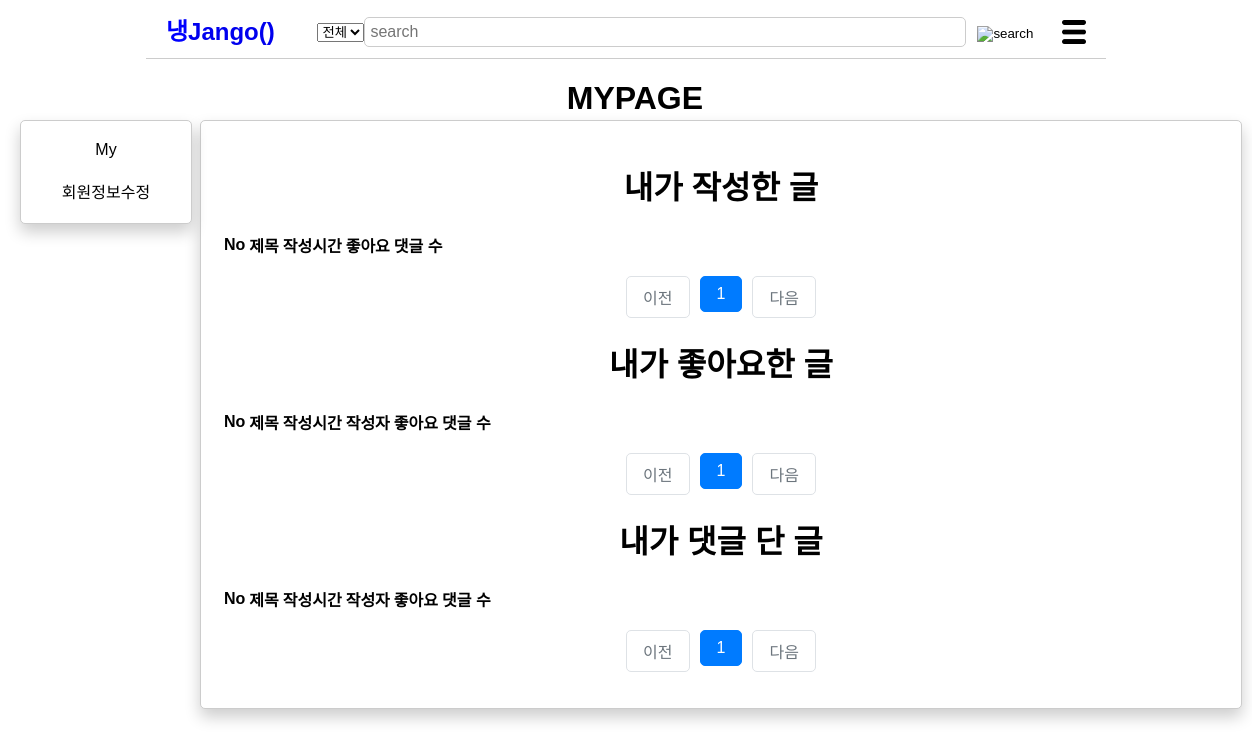
Before: /mypage/5/ (signed in) with the older database file.
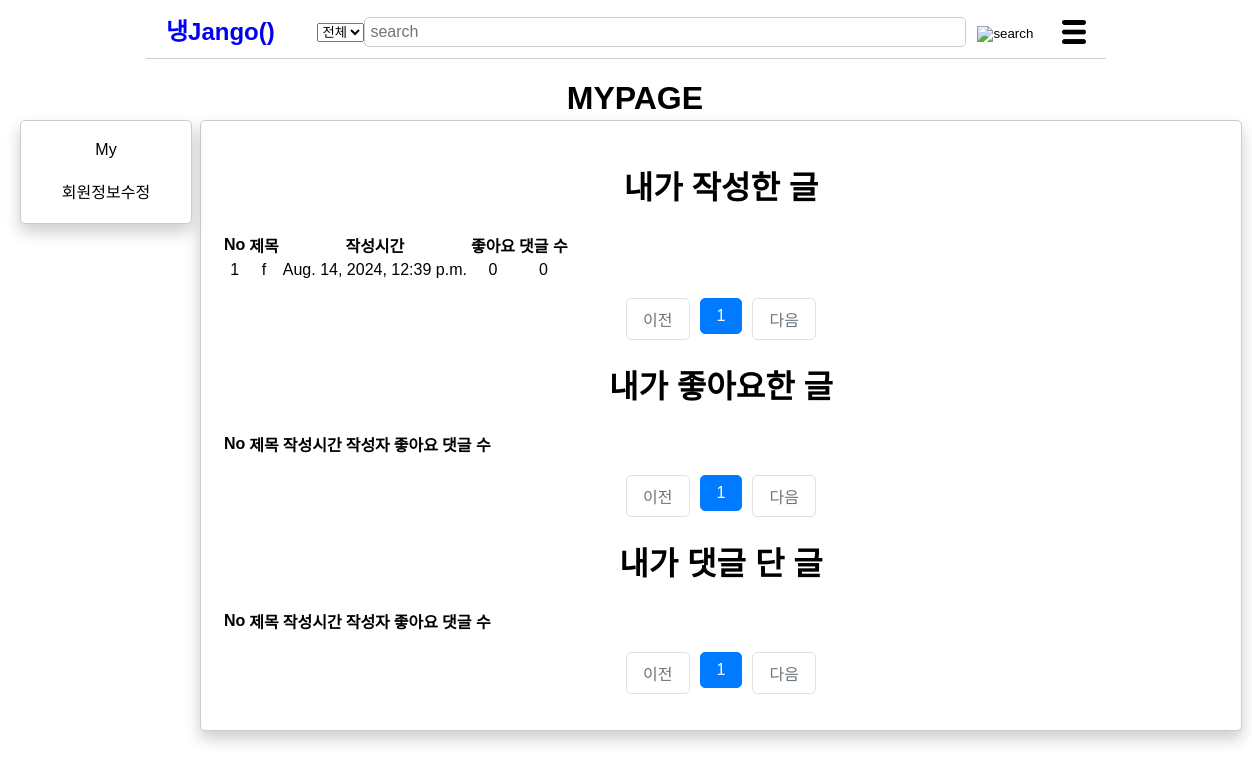
After: the same page with the newer database file.
### post/models.py (models this page shows, shortened)
class Post(models.Model):
    title = models.CharField(max_length=200)
    cooktime = models.IntegerField()
    ingredient = models.TextField()
    cookmethod = models.TextField()
    created_at=models.DateTimeField(auto_now_add=True)
    writer=models.ForeignKey(User, on_delete=models.CASCADE)
    like_users=models.ManyToManyField(settings.AUTH_USER_MODEL, related_name='like_posts', blank=True)
    updated_at=models.DateTimeField(null=True, blank=True, auto_now=True)
    category = models.ForeignKey(Category, on_delete=models.CASCADE)

### post/views/mypage_views.py (the view)
# urls.py: path('mypage/<int:writer_id>/', mypage, name='mypage'),
def mypage(request, writer_id):
    if request.user.is_authenticated:
        myposts=MY_myposts(request, writer_id)
        mylikes=MY_mylikes(request, writer_id)
        mycomments=MY_mycomments(request, writer_id)
        page=request.GET.get('page', '1')
        paginator=Paginator(myposts, 5)
        myposts=paginator.get_page(page)
        page=request.GET.get('page', '1')
        paginator=Paginator(mylikes, 5)
        mylikes=paginator.get_page(page)
        page=request.GET.get('page', '1')
        paginator=Paginator(mycomments, 5)
        mycomments=paginator.get_page(page)
        context={
                'myposts' : myposts,
                'mylikes' : mylikes,
                'mycomments' : mycomments,
            }
        return render(request, 'mypage.html', context)
    else:
        return redirect('accounts:login')

### post/views/mypage_views.py (called while the page is built)
def MY_myposts(request, writer_id):
    user = User.objects.get(pk=writer_id)
    if request.user.pk == user.pk:
        myposts = Post.objects.filter(writer=user).annotate(comment_count=Count('comment')).order_by('-created_at')
    return myposts

def MY_mylikes(request, writer_id):
    user = User.objects.get(pk=writer_id)
    if request.user.pk == user.pk:
        mylikes = Post.objects.filter(like_users=user).annotate(comment_count=Count('comment')).order_by('-created_at')
    return mylikes

def MY_mycomments(request, writer_id):
    user = User.objects.get(pk=writer_id)
    if request.user.pk == user.pk:
        mycomments = Post.objects.filter(comment__writer=user).distinct().annotate(comment_count=Count('comment')).order_by('-created_at')
    return mycomments

### post/templates/mypage.html (shortened to what the changed rows need)
<!DOCTYPE html>
<html lang="ko">
<head>
    {% load static %}
    <link rel="stylesheet" href ="{%static 'css/styles-mypage.css' %}">
</head>
<body>
    <h1>&nbsp;&nbsp;MYPAGE</h1>
    <div id="content">
        {%if selected_page == "membership"%}
        <div class="passkey">
            <form method="POST" action="{% url 'post:passkey' user.id%}">
                {% csrf_token %}
                <label for="passkey">패스 키를 입력해주세요.</label>
                <input type="password" id="passkey" name="inputpasskey">
                <br>
                <button type="submit">확인</button>
            </form>
        </div>
        {% else %}
        <div>
            <h1>내가 작성한 글</h1>
            <table>
                <thead>
                    <tr>
                        <th>No</th>
                        <th>제목</th>
                        <th>작성시간</th>
                        <th>좋아요</th>
                        <th>댓글 수</th>
                    </tr>
                </thead>
                <tbody>
                    {% for post in myposts %}
                    <tr class="fixed" data-href="{% url 'post:show' post.id %}">
                        <td>{{ forloop.counter }}</td>
                        <td>{{ post.title }}</td>
                        <td>{{ post.created_at }}</td>
                        <td>{{ post.like_users.all.count }}</td>
                        <td>{{ post.comment_count }}</td>
                    </tr>
                    {% endfor %}
                </tbody>
            </table>
            <ul class="pagination justify-content-center">
                {% for page_number in myposts.paginator.page_range %}
                {% if page_number >= myposts.number|add:-5 and page_number <= myposts.number|add:5 %}
                {% if page_number == myposts.number %}
                    <li class="page-item active" aria-current="page">
                        <a class="page-link" href="?page={{ page_number }}">{{ page_number }}</a>
                    </li>
                {% else %}
                    <li class="page-item">
                        <a class="page-link" href="?page={{ page_number }}">{{ page_number }}</a>
                    </li>
                {% endif %}
                {% endif %}
                {% endfor %}
            </ul>
                <h1>내가 좋아요한 글</h1>
                <table>
                    <thead>
                        <tr>
                            <th>No</th>
                            <th>제목</th>
                            <th>작성시간</th>
                            <th>작성자</th>
                            <th>좋아요</th>
                            <th>댓글 수</th>
                        </tr>
                    </thead>
                </table>
            <ul class="pagination justify-content-center">
                {% for page_number in mylikes.paginator.page_range %}
                {% if page_number >= mylikes.number|add:-5 and page_number <= mylikes.number|add:5 %}
                {% if page_number == mylikes.number %}
                    <li class="page-item active" aria-current="page">
                        <a class="page-link" href="?page={{ page_number }}">{{ page_number }}</a>
                    </li>
                {% else %}
                    <li class="page-item">
                        <a class="page-link" href="?page={{ page_number }}">{{ page_number }}</a>
                    </li>
                {% endif %}
                {% endif %}
                {% endfor %}
            </ul>
                <h1>내가 댓글 단 글</h1>
                <table>
                    <thead>
                        <tr>
                            <th>No</th>
                            <th>제목</th>
                            <th>작성시간</th>
                            <th>작성자</th>
                            <th>좋아요</th>
                            <th>댓글 수</th>
                        </tr>
                    </thead>
                </table>
            <ul class="pagination justify-content-center">
                {% for page_number in mycomments.paginator.page_range %}
                {% if page_number >= mycomments.number|add:-5 and page_number <= mycomments.number|add:5 %}
                {% if page_number == mycomments.number %}
                    <li class="page-item active" aria-current="page">
                        <a class="page-link" href="?page={{ page_number }}">{{ page_number }}</a>
                    </li>
                {% else %}
                    <li class="page-item">
                        <a class="page-link" href="?page={{ page_number }}">{{ page_number }}</a>
                    </li>
                {% endif %}
                {% endif %}
                {% endfor %}
            </ul>
        </div>
        {%endif%}
    </div>
</body>
</html>

Changed rows visible on the page:
added Post: title "f", created_at "Aug. 14, 2024, 12:39 p.m.", like_users.all.count "0", comment_count "0"
